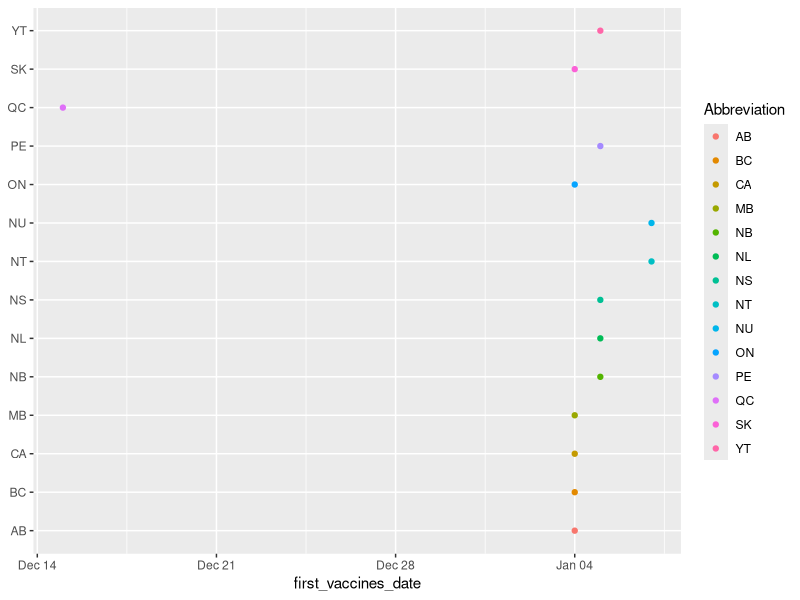

The R script that drew this image:
# Libraries
library(tidyverse)
library(ggplot2)

# Read in the data set
full_covid_data_df <- read_csv("data/Provincial_Daily_Totals.csv")

# Prepare the data set for analysis

## Convert the date to R Date objects
full_covid_data_df <- mutate(full_covid_data_df, SummaryDate=as.Date(SummaryDate))

## Find a date range which makes sense for analysis?
## Lots of days (especially during the beginning) have little to no data available
## and will throw off any of our data analysis.
## It might make sense to remove the first few months from our analysis? -> Discuss this

## 1. Explore the relationship between the holiday season and daily covid cases (other columns too)
## 2. Compare columns between provinces
### Which provinces were more accepting to vaccines, which provinces had the most hospitalizations
###   For all these metrics we can look at the population of all the provinces to get per-capita metrics
### group by province and date, since province data is only comparable on the same day

## For vaccines -- remove all rows where vaccines did not exist
## Before a certain point, there was only one vaccine, so that explains cases where vaccine numbers > 0,
## but there is still NA values in the dosex columns.

## Start taking observations at 2020-03-11 --> Before this time, covid was too new, data was unavailable, very low case counts

## Find out when vaccines became available in Canada.
## From this, we can see QC got access to vaccines first - 2020-12-15 - NU and NT last - 2021-01-07
with_vaccines_covid_data_df <- full_covid_data_df %>% filter(TotalVaccinated > 0)
with_vaccines_covid_data_df[order(with_vaccines_covid_data_df$SummaryDate),]
grouped_vaccine_df <- with_vaccines_covid_data_df %>% group_by(Abbreviation) %>% arrange(.by_group = T)
summarized <- summarise(grouped_vaccine_df, first_vaccines_date=SummaryDate[1])

## Plotting the date which the provinces all administered their first vaccine
ggplot(summarized, mapping=aes(x=first_vaccines_date, y = Abbreviation, color=Abbreviation)) +
  geom_point() +
  theme(axis.title.y=element_blank())

## Population of all Provinces - For use in 'per-capita' data comparisons
### This data was retreived from: https://www150.statcan.gc.ca/t1/tbl1/en/tv.action?pid=1710000901&cubeTimeFrame.startMonth=07&cubeTimeFrame.startYear=2022&cubeTimeFrame.endMonth=07&cubeTimeFrame.endYear=2022&referencePeriods=20220701%2C20220701
### and for simplicity, uses the current population of the provinces (as of Q3 2022).
### NL - 525,972
### PE - 170,688
### NS - 1,019,725
### NB - 812,061
### QC - 8,695,659
### ON - 15,109,416
### MB - 1,409,223
### SK - 1,194,803
### AB - 4,543,111
### BC - 5,319,324
### YT - 43,789
### NT - 45,605
### NU - 40,526

## Data-set without country wide metrics
no_ca_covid_data_df <- full_covid_data_df %>% filter(Abbreviation != "CA")

## Data-set without first few months?
no_ca_covid_data_df <- no_ca_covid_data_df %>% filter(SummaryDate >= "2020/03/01")

view(no_ca_covid_data_df)
